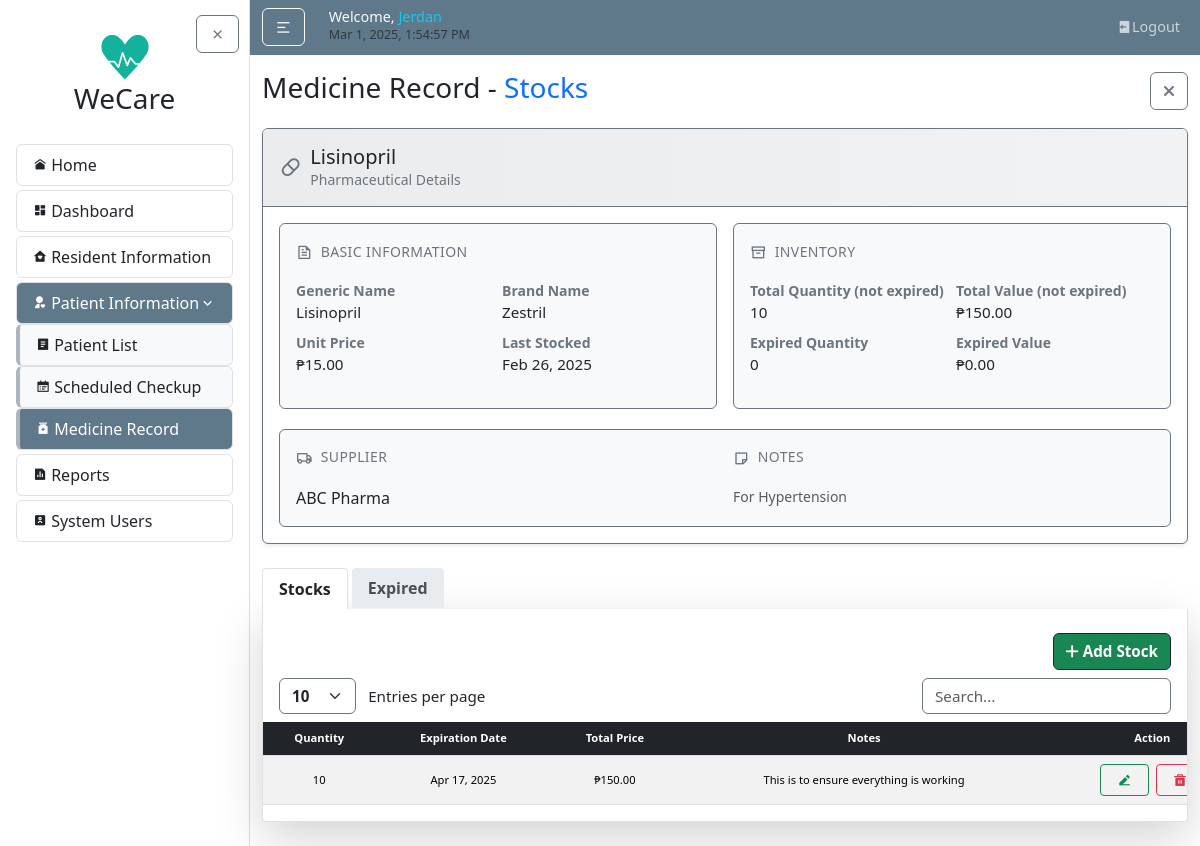
Page /medicines/5/ (signed in) on the earlier database version.
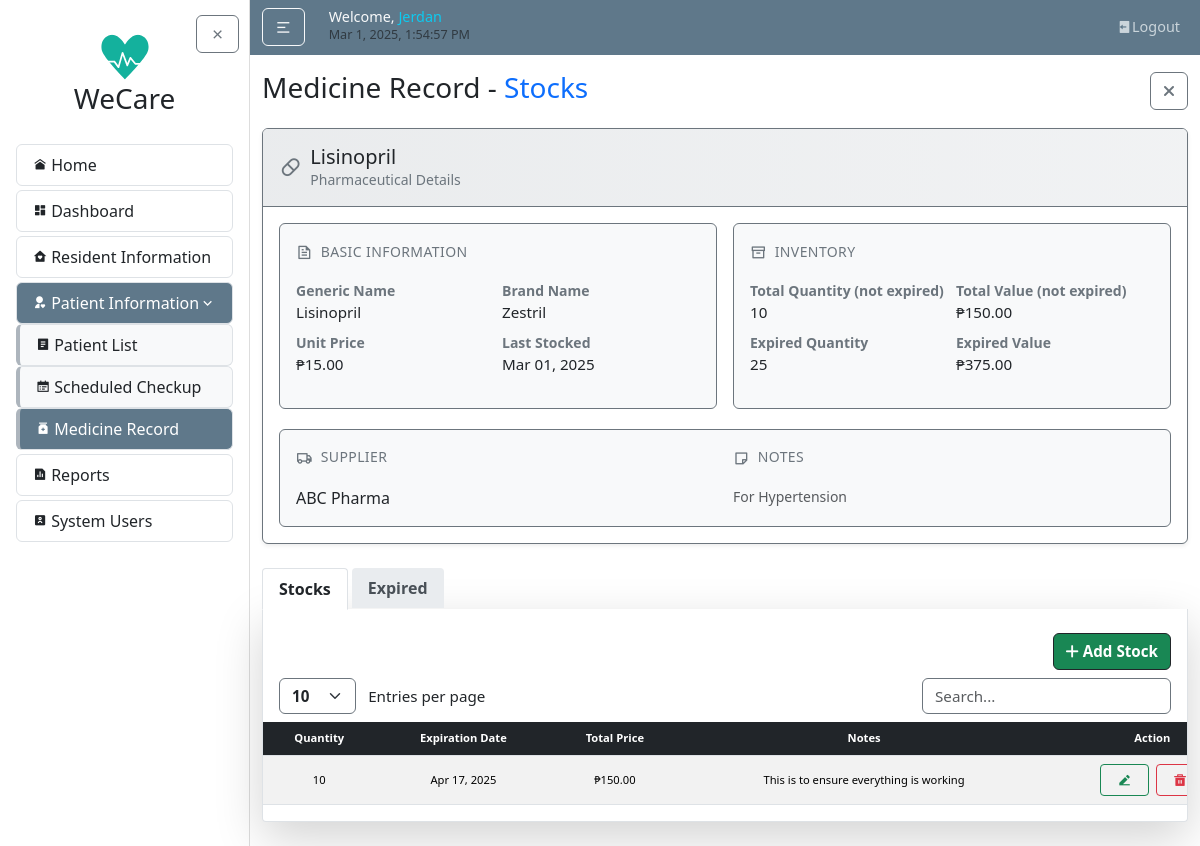
Same page on the later database version.
### medicineMonitoring/models.py (models this page shows, shortened)
class Medicine(models.Model):
    medicine_name = models.CharField(max_length=255)
    generic_name = models.CharField(max_length=255, blank=True, null=True)
    brand_name = models.CharField(max_length=255, blank=True, null=True)
    dosage = models.CharField(max_length=100, blank=True, null=True)  # NEW field
    unit_price = models.DecimalField(max_digits=10, decimal_places=2, default=Decimal("0.00"))
    total_value = models.DecimalField(max_digits=10, decimal_places=2, default=Decimal("0.00"))
    total_quantity = models.PositiveIntegerField(default=0)
    supplier_name = models.CharField(max_length=255)
    date_last_stock = models.DateField(blank=True)
    notes = models.TextField(blank=True, null=True)
    @property
    def expired_quantity(self):
        today = date.today()
        expired_stocks = self.stocks.filter(expiration_date__lte=today)
        return sum(stock.quantity for stock in expired_stocks)
    @property
    def expired_value(self):
        today = date.today()
        expired_stocks = self.stocks.filter(expiration_date__lte=today)
        return sum(stock.quantity * self.unit_price for stock in expired_stocks)

class MedicineStock(models.Model):
    medicine = models.ForeignKey(Medicine, on_delete=models.CASCADE, related_name="stocks")
    quantity = models.PositiveIntegerField(default=0)
    expiration_date = models.DateField()
    notes = models.TextField(blank=True, null=True)
    objects = MedicineStockManager()
    @property
    def total_price(self):
        return self.quantity * self.medicine.unit_price

### medicineMonitoring/views.py (the view)
# urls.py: path('<int:pk>/', views.medicine_detail, name='medicine-detail'),
@login_required
def medicine_detail(request, pk):
    medicine = get_object_or_404(Medicine, pk=pk)
    today = date.today()
    valid_stocks = medicine.stocks.filter(expiration_date__gt=today)
    expired_stocks = medicine.stocks.filter(expiration_date__lte=today)
    context = {
        'medicine': medicine,
        'valid_stocks': valid_stocks,
        'expired_stocks': expired_stocks,
        'expired_count': expired_stocks.count(),
    }
    return render(request, 'medicineMonitoring/medicine_detail.html', context)

### medicineMonitoring/templates/medicineMonitoring/medicine_detail.html (shortened to what the changed rows need)
{% extends "home/layout.html" %}
{% load static %}
{% block body %}
  <div class="card info-card border-secondary shadow-sm">
    <div class="card-header bg-light border-secondary border-bottom py-3">
      <div class="d-flex align-items-center gap-2">
        <div>
          <h3 class="h5 mb-0 text-dark">{{ medicine.medicine_name }}</h3>
          <p class="text-secondary mb-0 small">Pharmaceutical Details</p>
        </div>
      </div>
    </div>
    <div class="card-body p-3">
      <div class="row g-3">
        <div class="col-md-6">
          <div class="info-box border border-secondary rounded p-3 mb-1">
            <dl class="row g-2">
              <div class="col-6">
                <dt class="text-secondary small">Generic Name</dt>
                <dd class="mb-0">{{ medicine.generic_name|default:"-" }}</dd>
              </div>
              <div class="col-6">
                <dt class="text-secondary small">Brand Name</dt>
                <dd class="mb-0">{{ medicine.brand_name|default:"-" }}</dd>
              </div>
              <div class="col-6">
                <dt class="text-secondary small">Unit Price</dt>
                <dd class="mb-0">₱{{ medicine.unit_price|floatformat:2 }}</dd>
              </div>
              <div class="col-6">
                <dt class="text-secondary small">Last Stocked</dt>
                <dd class="mb-0">{{ medicine.date_last_stock|date:"M d, Y"|default:"-" }}</dd>
              </div>
            </dl>
          </div>
        </div>
        <div class="col-md-6">
          <div class="info-box border border-secondary rounded p-3 mb-1">
            <dl class="row g-2">
              <div class="col-6">
                <dt class="text-secondary small">Total Quantity (not expired)</dt>
                <dd class="mb-0">{{ medicine.total_quantity|default:"-" }}</dd>
              </div>
              <div class="col-6">
                <dt class="text-secondary small">Total Value (not expired)</dt>
                <dd class="mb-0">₱{{ medicine.total_value|default:"-" }}</dd>
              </div>
              <div class="col-6 mt-2">
                <dt class="text-secondary small">Expired Quantity</dt>
                <dd class="mb-0">{{ medicine.expired_quantity }}</dd>
              </div>
              <div class="col-6 mt-2">
                <dt class="text-secondary small">Expired Value</dt>
                <dd class="mb-0">₱{{ medicine.expired_value|floatformat:2 }}</dd>
              </div>
            </dl>
          </div>
        </div>
        <div class="col-12">
          <div class="info-box border border-secondary rounded p-3">
            <div class="row g-3">
              <div class="col-md-6">
                <div class="d-flex align-items-center gap-2 mb-3">
                  <i class="ri-truck-line text-secondary"></i>
                  <h4 class="text-uppercase small text-secondary mb-0">Supplier</h4>
                </div>
                <p class="mb-0">{{ medicine.supplier_name }}</p>
              </div>
              <div class="col-md-6">
                <div class="d-flex align-items-center gap-2 mb-3">
                  <i class="ri-sticky-note-line text-secondary"></i>
                  <h4 class="text-uppercase small text-secondary mb-0">Notes</h4>
                </div>
                <p class="mb-0 text-muted small">{{ medicine.notes|default:"No special notes" }}</p>
              </div>
            </div>
          </div>
        </div>
      </div>
    </div>
  </div>
  <article class="tab-content content-section shadow-lg p-0" id="stockTabsContent">
    <div class="tab-pane fade show active" id="stocks" role="tabpanel" aria-labelledby="stocks-tab">
      <div class="table-responsive mt-2">
        <table id="stocksDataTable" class="table table-striped projectTables">
          <thead class="table-dark">
            <tr>
              <th>Quantity</th>
              <th>Expiration Date</th>
              <th>Total Price</th>
              <th>Notes</th>
              <th class="text-center">Action</th>
            </tr>
          </thead>
        </table>
      </div>
    </div>
  </article>
{% endblock body %}

Differences in the rows shown:
changed Medicine "Lisinopril": date_last_stock "Feb 26, 2025" → "Mar 01, 2025"; expired_quantity "0" → "25"; expired_value "0.00" → "375.00"
